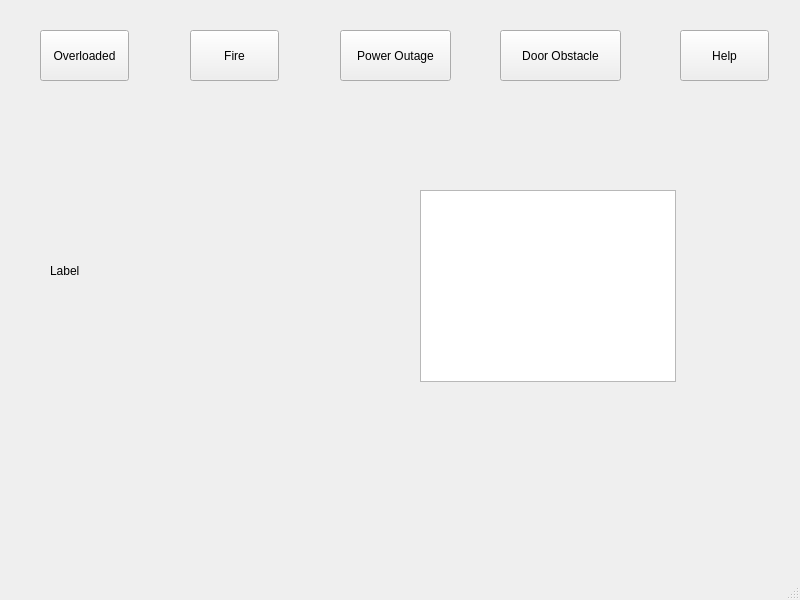
<?xml version="1.0" encoding="UTF-8"?>
<ui version="4.0">
 <class>MainWindow</class>
 <widget class="QMainWindow" name="MainWindow">
  <property name="geometry">
   <rect>
    <x>0</x>
    <y>0</y>
    <width>800</width>
    <height>600</height>
   </rect>
  </property>
  <property name="windowTitle">
   <string>MainWindow</string>
  </property>
  <widget class="QWidget" name="centralwidget">
   <widget class="QPushButton" name="pushButton">
    <property name="geometry">
     <rect>
      <x>40</x>
      <y>30</y>
      <width>89</width>
      <height>51</height>
     </rect>
    </property>
    <property name="text">
     <string>Overloaded</string>
    </property>
   </widget>
   <widget class="QPushButton" name="pushButton_2">
    <property name="geometry">
     <rect>
      <x>190</x>
      <y>30</y>
      <width>89</width>
      <height>51</height>
     </rect>
    </property>
    <property name="text">
     <string>Fire</string>
    </property>
   </widget>
   <widget class="QPushButton" name="pushButton_3">
    <property name="geometry">
     <rect>
      <x>340</x>
      <y>30</y>
      <width>111</width>
      <height>51</height>
     </rect>
    </property>
    <property name="text">
     <string>Power Outage</string>
    </property>
   </widget>
   <widget class="QPushButton" name="pushButton_4">
    <property name="geometry">
     <rect>
      <x>500</x>
      <y>30</y>
      <width>121</width>
      <height>51</height>
     </rect>
    </property>
    <property name="text">
     <string>Door Obstacle</string>
    </property>
   </widget>
   <widget class="QLabel" name="label">
    <property name="geometry">
     <rect>
      <x>50</x>
      <y>200</y>
      <width>201</width>
      <height>141</height>
     </rect>
    </property>
    <property name="text">
     <string>Label</string>
    </property>
   </widget>
   <widget class="QListView" name="listView">
    <property name="geometry">
     <rect>
      <x>420</x>
      <y>190</y>
      <width>256</width>
      <height>192</height>
     </rect>
    </property>
   </widget>
   <widget class="QPushButton" name="pushButton_5">
    <property name="geometry">
     <rect>
      <x>680</x>
      <y>30</y>
      <width>89</width>
      <height>51</height>
     </rect>
    </property>
    <property name="text">
     <string>Help</string>
    </property>
   </widget>
  </widget>
  <widget class="QMenuBar" name="menubar">
   <property name="geometry">
    <rect>
     <x>0</x>
     <y>0</y>
     <width>800</width>
     <height>22</height>
    </rect>
   </property>
  </widget>
  <widget class="QStatusBar" name="statusbar"/>
 </widget>
 <resources/>
 <connections/>
</ui>
